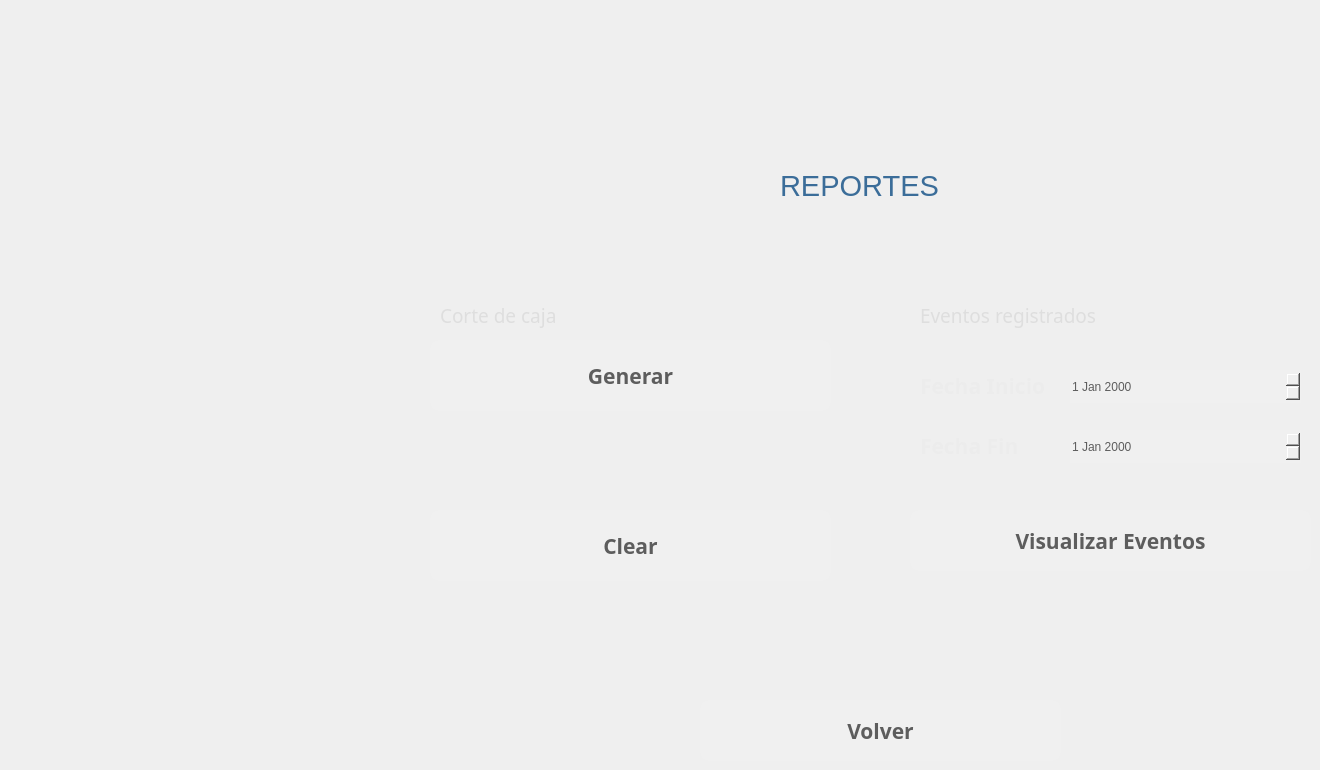
   <widget class="QWidget" name="page_13">
    <widget class="QLabel" name="label_139">
     <property name="geometry">
      <rect>
       <x>440</x>
       <y>290</y>
       <width>341</width>
       <height>51</height>
      </rect>
     </property>
     <property name="font">
      <font>
       <family>Sans</family>
       <pointsize>14</pointsize>
       <weight>50</weight>
       <italic>false</italic>
       <bold>false</bold>
      </font>
     </property>
     <property name="styleSheet">
      <string notr="true">background-color:transparent;
color:rgb(222, 222, 222);
</string>
     </property>
     <property name="text">
      <string>Corte de caja</string>
     </property>
    </widget>
    <widget class="QLabel" name="label_138">
     <property name="geometry">
      <rect>
       <x>440</x>
       <y>350</y>
       <width>261</width>
       <height>41</height>
      </rect>
     </property>
     <property name="font">
      <font>
       <family>Sans</family>
       <pointsize>14</pointsize>
       <weight>50</weight>
       <italic>false</italic>
       <bold>false</bold>
      </font>
     </property>
     <property name="styleSheet">
      <string notr="true">background-color:transparent;
color:rgb(222, 222, 222);
</string>
     </property>
     <property name="text">
      <string>Limpiar</string>
     </property>
    </widget>
    <widget class="QDateEdit" name="fechaInicio">
     <property name="enabled">
      <bool>true</bool>
     </property>
     <property name="geometry">
      <rect>
       <x>1070</x>
       <y>370</y>
       <width>231</width>
       <height>33</height>
      </rect>
     </property>
     <property name="palette">
      <palette>
       <active>
        <colorrole role="WindowText">
         <brush brushstyle="SolidPattern">
          <color alpha="255">
           <red>93</red>
           <green>93</green>
           <blue>93</blue>
          </color>
         </brush>
        </colorrole>
        <colorrole role="Button">
         <brush brushstyle="SolidPattern">
          <color alpha="255">
           <red>240</red>
           <green>240</green>
           <blue>240</blue>
          </color>
         </brush>
        </colorrole>
        <colorrole role="Light">
         <brush brushstyle="SolidPattern">
          <color alpha="255">
           <red>44</red>
           <green>255</green>
           <blue>51</blue>
          </color>
         </brush>
        </colorrole>
        <colorrole role="Midlight">
         <brush brushstyle="SolidPattern">
          <color alpha="255">
           <red>0</red>
           <green>212</green>
           <blue>24</blue>
          </color>
         </brush>
        </colorrole>
        <colorrole role="Dark">
         <brush brushstyle="SolidPattern">
          <color alpha="255">
           <red>35</red>
           <green>85</green>
           <blue>28</blue>
          </color>
         </brush>
        </colorrole>
        <colorrole role="Mid">
         <brush brushstyle="SolidPattern">
          <color alpha="255">
           <red>15</red>
           <green>113</green>
           <blue>0</blue>
          </color>
         </brush>
        </colorrole>
        <colorrole role="Text">
         <brush brushstyle="SolidPattern">
          <color alpha="255">
           <red>93</red>
           <green>93</green>
           <blue>93</blue>
          </color>
         </brush>
        </colorrole>
        <colorrole role="BrightText">
         <brush brushstyle="SolidPattern">
          <color alpha="255">
           <red>255</red>
           <green>255</green>
           <blue>255</blue>
          </color>
         </brush>
        </colorrole>
        <colorrole role="ButtonText">
         <brush brushstyle="SolidPattern">
          <color alpha="255">
           <red>93</red>
           <green>93</green>
           <blue>93</blue>
          </color>
         </brush>
        </colorrole>
        <colorrole role="Base">
         <brush brushstyle="SolidPattern">
          <color alpha="255">
           <red>240</red>
           <green>240</green>
           <blue>240</blue>
          </color>
         </brush>
        </colorrole>
        <colorrole role="Window">
         <brush brushstyle="SolidPattern">
          <color alpha="255">
           <red>240</red>
           <green>240</green>
           <blue>240</blue>
          </color>
         </brush>
        </colorrole>
        <colorrole role="Shadow">
         <brush brushstyle="SolidPattern">
          <color alpha="255">
           <red>0</red>
           <green>0</green>
           <blue>0</blue>
          </color>
         </brush>
        </colorrole>
        <colorrole role="AlternateBase">
         <brush brushstyle="SolidPattern">
          <color alpha="255">
           <red>212</red>
           <green>127</green>
           <blue>127</blue>
          </color>
         </brush>
        </colorrole>
        <colorrole role="ToolTipBase">
         <brush brushstyle="SolidPattern">
          <color alpha="255">
           <red>255</red>
           <green>255</green>
           <blue>220</blue>
          </color>
         </brush>
        </colorrole>
        <colorrole role="ToolTipText">
         <brush brushstyle="SolidPattern">
          <color alpha="255">
           <red>0</red>
           <green>0</green>
           <blue>0</blue>
          </color>
         </brush>
        </colorrole>
       </active>
       <inactive>
        <colorrole role="WindowText">
         <brush brushstyle="SolidPattern">
          <color alpha="255">
           <red>93</red>
           <green>93</green>
           <blue>93</blue>
          </color>
         </brush>
        </colorrole>
        <colorrole role="Button">
         <brush brushstyle="SolidPattern">
          <color alpha="255">
           <red>240</red>
           <green>240</green>
           <blue>240</blue>
          </color>
         </brush>
        </colorrole>
        <colorrole role="Light">
         <brush brushstyle="SolidPattern">
          <color alpha="255">
           <red>20</red>
           <green>255</green>
           <blue>20</blue>
          </color>
         </brush>
        </colorrole>
        <colorrole role="Midlight">
         <brush brushstyle="SolidPattern">
          <color alpha="255">
           <red>74</red>
           <green>212</green>
           <blue>118</blue>
          </color>
         </brush>
        </colorrole>
        <colorrole role="Dark">
         <brush brushstyle="SolidPattern">
          <color alpha="255">
           <red>33</red>
           <green>85</green>
           <blue>81</blue>
          </color>
         </brush>
        </colorrole>
        <colorrole role="Mid">
         <brush brushstyle="SolidPattern">
          <color alpha="255">
           <red>44</red>
           <green>113</green>
           <blue>75</blue>
          </color>
         </brush>
        </colorrole>
        <colorrole role="Text">
         <brush brushstyle="SolidPattern">
          <color alpha="255">
           <red>93</red>
           <green>93</green>
           <blue>93</blue>
          </color>
         </brush>
        </colorrole>
        <colorrole role="BrightText">
         <brush brushstyle="SolidPattern">
          <color alpha="255">
           <red>255</red>
           <green>255</green>
           <blue>255</blue>
          </color>
         </brush>
        </colorrole>
        <colorrole role="ButtonText">
         <brush brushstyle="SolidPattern">
          <color alpha="255">
           <red>93</red>
           <green>93</green>
           <blue>93</blue>
          </color>
         </brush>
        </colorrole>
        <colorrole role="Base">
         <brush brushstyle="SolidPattern">
          <color alpha="255">
           <red>240</red>
           <green>240</green>
           <blue>240</blue>
          </color>
         </brush>
        </colorrole>
        <colorrole role="Window">
         <brush brushstyle="SolidPattern">
          <color alpha="255">
           <red>240</red>
           <green>240</green>
           <blue>240</blue>
          </color>
         </brush>
        </colorrole>
        <colorrole role="Shadow">
         <brush brushstyle="SolidPattern">
          <color alpha="255">
           <red>0</red>
           <green>0</green>
           <blue>0</blue>
          </color>
         </brush>
        </colorrole>
        <colorrole role="AlternateBase">
         <brush brushstyle="SolidPattern">
          <color alpha="255">
           <red>212</red>
           <green>127</green>
           <blue>127</blue>
          </color>
         </brush>
        </colorrole>
        <colorrole role="ToolTipBase">
         <brush brushstyle="SolidPattern">
          <color alpha="255">
           <red>255</red>
           <green>255</green>
           <blue>220</blue>
          </color>
         </brush>
        </colorrole>
        <colorrole role="ToolTipText">
         <brush brushstyle="SolidPattern">
          <color alpha="255">
           <red>0</red>
           <green>0</green>
           <blue>0</blue>
          </color>
         </brush>
        </colorrole>
       </inactive>
       <disabled>
        <colorrole role="WindowText">
         <brush brushstyle="SolidPattern">
          <color alpha="255">
           <red>93</red>
           <green>93</green>
           <blue>93</blue>
          </color>
         </brush>
        </colorrole>
        <colorrole role="Button">
         <brush brushstyle="SolidPattern">
          <color alpha="255">
           <red>240</red>
           <green>240</green>
           <blue>240</blue>
          </color>
         </brush>
        </colorrole>
        <colorrole role="Light">
         <brush brushstyle="SolidPattern">
          <color alpha="255">
           <red>255</red>
           <green>0</green>
           <blue>0</blue>
          </color>
         </brush>
        </colorrole>
        <colorrole role="Midlight">
         <brush brushstyle="SolidPattern">
          <color alpha="255">
           <red>212</red>
           <green>0</green>
           <blue>0</blue>
          </color>
         </brush>
        </colorrole>
        <colorrole role="Dark">
         <brush brushstyle="SolidPattern">
          <color alpha="255">
           <red>85</red>
           <green>0</green>
           <blue>0</blue>
          </color>
         </brush>
        </colorrole>
        <colorrole role="Mid">
         <brush brushstyle="SolidPattern">
          <color alpha="255">
           <red>113</red>
           <green>0</green>
           <blue>0</blue>
          </color>
         </brush>
        </colorrole>
        <colorrole role="Text">
         <brush brushstyle="SolidPattern">
          <color alpha="255">
           <red>93</red>
           <green>93</green>
           <blue>93</blue>
          </color>
         </brush>
        </colorrole>
        <colorrole role="BrightText">
         <brush brushstyle="SolidPattern">
          <color alpha="255">
           <red>255</red>
           <green>255</green>
           <blue>255</blue>
          </color>
         </brush>
        </colorrole>
        <colorrole role="ButtonText">
         <brush brushstyle="SolidPattern">
          <color alpha="255">
           <red>93</red>
           <green>93</green>
           <blue>93</blue>
          </color>
         </brush>
        </colorrole>
        <colorrole role="Base">
         <brush brushstyle="SolidPattern">
          <color alpha="255">
           <red>240</red>
           <green>240</green>
           <blue>240</blue>
          </color>
         </brush>
        </colorrole>
        <colorrole role="Window">
         <brush brushstyle="SolidPattern">
          <color alpha="255">
           <red>240</red>
           <green>240</green>
           <blue>240</blue>
          </color>
         </brush>
        </colorrole>
        <colorrole role="Shadow">
         <brush brushstyle="SolidPattern">
          <color alpha="255">
           <red>0</red>
           <green>0</green>
           <blue>0</blue>
          </color>
         </brush>
        </colorrole>
        <colorrole role="AlternateBase">
         <brush brushstyle="SolidPattern">
          <color alpha="255">
           <red>170</red>
           <green>0</green>
           <blue>0</blue>
          </color>
         </brush>
        </colorrole>
        <colorrole role="ToolTipBase">
         <brush brushstyle="SolidPattern">
          <color alpha="255">
           <red>255</red>
           <green>255</green>
           <blue>220</blue>
          </color>
         </brush>
        </colorrole>
        <colorrole role="ToolTipText">
         <brush brushstyle="SolidPattern">
          <color alpha="255">
           <red>0</red>
           <green>0</green>
           <blue>0</blue>
          </color>
         </brush>
        </colorrole>
       </disabled>
      </palette>
     </property>
     <property name="styleSheet">
      <string notr="true">background-color:rgb(240, 240, 240);
color:rgb(93, 93, 93);
border-radius:80%</string>
     </property>
    </widget>
    <widget class="QLabel" name="ltime_23">
     <property name="geometry">
      <rect>
       <x>920</x>
       <y>430</y>
       <width>141</width>
       <height>31</height>
      </rect>
     </property>
     <property name="font">
      <font>
       <family>Droid Sans</family>
       <pointsize>16</pointsize>
       <weight>75</weight>
       <italic>false</italic>
       <bold>true</bold>
      </font>
     </property>
     <property name="styleSheet">
      <string notr="true">background-color:transparent;
color:rgb(236, 236, 236);
</string>
     </property>
     <property name="text">
      <string>Fecha Fin</string>
     </property>
    </widget>
    <widget class="QLabel" name="label_140">
     <property name="geometry">
      <rect>
       <x>920</x>
       <y>290</y>
       <width>341</width>
       <height>51</height>
      </rect>
     </property>
     <property name="font">
      <font>
       <family>Sans</family>
       <pointsize>14</pointsize>
       <weight>50</weight>
       <italic>false</italic>
       <bold>false</bold>
      </font>
     </property>
     <property name="styleSheet">
      <string notr="true">background-color:transparent;
color:rgb(222, 222, 222);
</string>
     </property>
     <property name="text">
      <string>Eventos registrados </string>
     </property>
    </widget>
    <widget class="QDateEdit" name="fechaFin">
     <property name="enabled">
      <bool>true</bool>
     </property>
     <property name="geometry">
      <rect>
       <x>1070</x>
       <y>430</y>
       <width>231</width>
       <height>33</height>
      </rect>
     </property>
     <property name="palette">
      <palette>
       <active>
        <colorrole role="WindowText">
         <brush brushstyle="SolidPattern">
          <color alpha="255">
           <red>93</red>
           <green>93</green>
           <blue>93</blue>
          </color>
         </brush>
        </colorrole>
        <colorrole role="Button">
         <brush brushstyle="SolidPattern">
          <color alpha="255">
           <red>240</red>
           <green>240</green>
           <blue>240</blue>
          </color>
         </brush>
        </colorrole>
        <colorrole role="Light">
         <brush brushstyle="SolidPattern">
          <color alpha="255">
           <red>44</red>
           <green>255</green>
           <blue>51</blue>
          </color>
         </brush>
        </colorrole>
        <colorrole role="Midlight">
         <brush brushstyle="SolidPattern">
          <color alpha="255">
           <red>0</red>
           <green>212</green>
           <blue>24</blue>
          </color>
         </brush>
        </colorrole>
        <colorrole role="Dark">
         <brush brushstyle="SolidPattern">
          <color alpha="255">
           <red>35</red>
           <green>85</green>
           <blue>28</blue>
          </color>
         </brush>
        </colorrole>
        <colorrole role="Mid">
         <brush brushstyle="SolidPattern">
          <color alpha="255">
           <red>15</red>
           <green>113</green>
           <blue>0</blue>
          </color>
         </brush>
        </colorrole>
        <colorrole role="Text">
         <brush brushstyle="SolidPattern">
          <color alpha="255">
           <red>93</red>
           <green>93</green>
           <blue>93</blue>
          </color>
         </brush>
        </colorrole>
        <colorrole role="BrightText">
         <brush brushstyle="SolidPattern">
          <color alpha="255">
           <red>255</red>
           <green>255</green>
           <blue>255</blue>
          </color>
         </brush>
        </colorrole>
        <colorrole role="ButtonText">
         <brush brushstyle="SolidPattern">
          <color alpha="255">
           <red>93</red>
           <green>93</green>
           <blue>93</blue>
          </color>
         </brush>
        </colorrole>
        <colorrole role="Base">
         <brush brushstyle="SolidPattern">
          <color alpha="255">
           <red>240</red>
           <green>240</green>
           <blue>240</blue>
          </color>
         </brush>
        </colorrole>
        <colorrole role="Window">
         <brush brushstyle="SolidPattern">
          <color alpha="255">
           <red>240</red>
           <green>240</green>
           <blue>240</blue>
          </color>
         </brush>
        </colorrole>
        <colorrole role="Shadow">
         <brush brushstyle="SolidPattern">
          <color alpha="255">
           <red>0</red>
           <green>0</green>
           <blue>0</blue>
          </color>
         </brush>
        </colorrole>
        <colorrole role="AlternateBase">
         <brush brushstyle="SolidPattern">
          <color alpha="255">
           <red>212</red>
           <green>127</green>
           <blue>127</blue>
          </color>
         </brush>
        </colorrole>
        <colorrole role="ToolTipBase">
         <brush brushstyle="SolidPattern">
          <color alpha="255">
           <red>255</red>
           <green>255</green>
           <blue>220</blue>
          </color>
         </brush>
        </colorrole>
        <colorrole role="ToolTipText">
         <brush brushstyle="SolidPattern">
          <color alpha="255">
           <red>0</red>
           <green>0</green>
           <blue>0</blue>
          </color>
         </brush>
        </colorrole>
       </active>
       <inactive>
        <colorrole role="WindowText">
         <brush brushstyle="SolidPattern">
          <color alpha="255">
           <red>93</red>
           <green>93</green>
           <blue>93</blue>
          </color>
         </brush>
        </colorrole>
        <colorrole role="Button">
         <brush brushstyle="SolidPattern">
          <color alpha="255">
           <red>240</red>
           <green>240</green>
           <blue>240</blue>
          </color>
         </brush>
        </colorrole>
        <colorrole role="Light">
         <brush brushstyle="SolidPattern">
          <color alpha="255">
           <red>20</red>
           <green>255</green>
           <blue>20</blue>
          </color>
         </brush>
        </colorrole>
        <colorrole role="Midlight">
         <brush brushstyle="SolidPattern">
          <color alpha="255">
           <red>74</red>
           <green>212</green>
           <blue>118</blue>
          </color>
         </brush>
        </colorrole>
        <colorrole role="Dark">
         <brush brushstyle="SolidPattern">
          <color alpha="255">
           <red>33</red>
           <green>85</green>
           <blue>81</blue>
          </color>
         </brush>
        </colorrole>
        <colorrole role="Mid">
         <brush brushstyle="SolidPattern">
          <color alpha="255">
           <red>44</red>
           <green>113</green>
           <blue>75</blue>
          </color>
         </brush>
        </colorrole>
        <colorrole role="Text">
         <brush brushstyle="SolidPattern">
          <color alpha="255">
           <red>93</red>
           <green>93</green>
           <blue>93</blue>
          </color>
         </brush>
        </colorrole>
        <colorrole role="BrightText">
         <brush brushstyle="SolidPattern">
          <color alpha="255">
           <red>255</red>
           <green>255</green>
           <blue>255</blue>
          </color>
         </brush>
        </colorrole>
        <colorrole role="ButtonText">
         <brush brushstyle="SolidPattern">
          <color alpha="255">
           <red>93</red>
           <green>93</green>
           <blue>93</blue>
          </color>
         </brush>
        </colorrole>
        <colorrole role="Base">
         <brush brushstyle="SolidPattern">
          <color alpha="255">
           <red>240</red>
           <green>240</green>
           <blue>240</blue>
          </color>
         </brush>
        </colorrole>
        <colorrole role="Window">
         <brush brushstyle="SolidPattern">
          <color alpha="255">
           <red>240</red>
           <green>240</green>
           <blue>240</blue>
          </color>
         </brush>
        </colorrole>
        <colorrole role="Shadow">
         <brush brushstyle="SolidPattern">
          <color alpha="255">
           <red>0</red>
           <green>0</green>
           <blue>0</blue>
          </color>
         </brush>
        </colorrole>
        <colorrole role="AlternateBase">
         <brush brushstyle="SolidPattern">
          <color alpha="255">
           <red>212</red>
           <green>127</green>
           <blue>127</blue>
          </color>
         </brush>
        </colorrole>
        <colorrole role="ToolTipBase">
         <brush brushstyle="SolidPattern">
          <color alpha="255">
           <red>255</red>
           <green>255</green>
           <blue>220</blue>
          </color>
         </brush>
        </colorrole>
        <colorrole role="ToolTipText">
         <brush brushstyle="SolidPattern">
          <color alpha="255">
           <red>0</red>
           <green>0</green>
           <blue>0</blue>
          </color>
         </brush>
        </colorrole>
       </inactive>
       <disabled>
        <colorrole role="WindowText">
         <brush brushstyle="SolidPattern">
          <color alpha="255">
           <red>93</red>
           <green>93</green>
           <blue>93</blue>
          </color>
         </brush>
        </colorrole>
        <colorrole role="Button">
         <brush brushstyle="SolidPattern">
          <color alpha="255">
           <red>240</red>
           <green>240</green>
           <blue>240</blue>
          </color>
         </brush>
        </colorrole>
        <colorrole role="Light">
         <brush brushstyle="SolidPattern">
          <color alpha="255">
           <red>255</red>
           <green>0</green>
           <blue>0</blue>
          </color>
         </brush>
        </colorrole>
        <colorrole role="Midlight">
         <brush brushstyle="SolidPattern">
          <color alpha="255">
           <red>212</red>
           <green>0</green>
           <blue>0</blue>
          </color>
         </brush>
        </colorrole>
        <colorrole role="Dark">
         <brush brushstyle="SolidPattern">
          <color alpha="255">
           <red>85</red>
           <green>0</green>
           <blue>0</blue>
          </color>
         </brush>
        </colorrole>
        <colorrole role="Mid">
         <brush brushstyle="SolidPattern">
          <color alpha="255">
           <red>113</red>
           <green>0</green>
           <blue>0</blue>
          </color>
         </brush>
        </colorrole>
        <colorrole role="Text">
         <brush brushstyle="SolidPattern">
          <color alpha="255">
           <red>93</red>
           <green>93</green>
           <blue>93</blue>
          </color>
         </brush>
        </colorrole>
        <colorrole role="BrightText">
         <brush brushstyle="SolidPattern">
          <color alpha="255">
           <red>255</red>
           <green>255</green>
           <blue>255</blue>
          </color>
         </brush>
        </colorrole>
        <colorrole role="ButtonText">
         <brush brushstyle="SolidPattern">
          <color alpha="255">
           <red>93</red>
           <green>93</green>
           <blue>93</blue>
          </color>
         </brush>
        </colorrole>
        <colorrole role="Base">
         <brush brushstyle="SolidPattern">
          <color alpha="255">
           <red>240</red>
           <green>240</green>
           <blue>240</blue>
          </color>
         </brush>
        </colorrole>
        <colorrole role="Window">
         <brush brushstyle="SolidPattern">
          <color alpha="255">
           <red>240</red>
           <green>240</green>
           <blue>240</blue>
          </color>
         </brush>
        </colorrole>
        <colorrole role="Shadow">
         <brush brushstyle="SolidPattern">
          <color alpha="255">
           <red>0</red>
           <green>0</green>
           <blue>0</blue>
          </color>
         </brush>
        </colorrole>
        <colorrole role="AlternateBase">
         <brush brushstyle="SolidPattern">
          <color alpha="255">
           <red>170</red>
           <green>0</green>
           <blue>0</blue>
          </color>
         </brush>
        </colorrole>
        <colorrole role="ToolTipBase">
         <brush brushstyle="SolidPattern">
          <color alpha="255">
           <red>255</red>
           <green>255</green>
           <blue>220</blue>
          </color>
         </brush>
        </colorrole>
        <colorrole role="ToolTipText">
         <brush brushstyle="SolidPattern">
          <color alpha="255">
           <red>0</red>
           <green>0</green>
           <blue>0</blue>
          </color>
         </brush>
        </colorrole>
       </disabled>
      </palette>
     </property>
     <property name="styleSheet">
      <string notr="true">background-color:rgb(240, 240, 240);
color:rgb(93, 93, 93);
border-radius:80%</string>
     </property>
    </widget>
    <widget class="QLabel" name="ltime_22">
     <property name="geometry">
      <rect>
       <x>920</x>
       <y>370</y>
       <width>141</width>
       <height>31</height>
      </rect>
     </property>
     <property name="font">
      <font>
       <family>Droid Sans</family>
       <pointsize>16</pointsize>
       <weight>75</weight>
       <italic>false</italic>
       <bold>true</bold>
      </font>
     </property>
     <property name="styleSheet">
      <string notr="true">background-color:transparent;
color:rgb(236, 236, 236);
</string>
     </property>
     <property name="text">
      <string>Fecha Inicio</string>
     </property>
    </widget>
    <widget class="QPushButton" name="bcortecaja">
     <property name="geometry">
      <rect>
       <x>430</x>
       <y>340</y>
       <width>401</width>
       <height>71</height>
      </rect>
     </property>
     <property name="font">
      <font>
       <family>Ubuntu Mono</family>
       <pointsize>16</pointsize>
       <weight>75</weight>
       <italic>false</italic>
       <bold>true</bold>
       <underline>false</underline>
      </font>
     </property>
     <property name="toolTip">
      <string>Ayuda</string>
     </property>
     <property name="toolTipDuration">
      <number>3</number>
     </property>
     <property name="whatsThis">
      <string extracomment="help"/>
     </property>
     <property name="styleSheet">
      <string notr="true">background-color:rgb(240, 240, 240);
color:rgb(93, 93, 93);
border-radius:10%</string>
     </property>
     <property name="text">
      <string>Generar</string>
     </property>
     <property name="icon">
      <iconset>
       <normaloff>../iconos/ad2.png</normaloff>../iconos/ad2.png</iconset>
     </property>
     <property name="iconSize">
      <size>
       <width>40</width>
       <height>40</height>
      </size>
     </property>
    </widget>
    <widget class="QPushButton" name="bimprimeEventos">
     <property name="geometry">
      <rect>
       <x>910</x>
       <y>510</y>
       <width>401</width>
       <height>61</height>
      </rect>
     </property>
     <property name="font">
      <font>
       <family>Ubuntu Mono</family>
       <pointsize>16</pointsize>
       <weight>75</weight>
       <italic>false</italic>
       <bold>true</bold>
       <underline>false</underline>
      </font>
     </property>
     <property name="toolTip">
      <string>Ayuda</string>
     </property>
     <property name="toolTipDuration">
      <number>3</number>
     </property>
     <property name="whatsThis">
      <string extracomment="help"/>
     </property>
     <property name="styleSheet">
      <string notr="true">background-color:rgb(240, 240, 240);
color:rgb(93, 93, 93);
border-radius:10%</string>
     </property>
     <property name="text">
      <string>Visualizar Eventos</string>
     </property>
     <property name="icon">
      <iconset>
       <normaloff>../iconos/tick.png</normaloff>../iconos/tick.png</iconset>
     </property>
     <property name="iconSize">
      <size>
       <width>40</width>
       <height>40</height>
      </size>
     </property>
    </widget>
    <widget class="QPushButton" name="bborrar">
     <property name="geometry">
      <rect>
       <x>430</x>
       <y>510</y>
       <width>401</width>
       <height>71</height>
      </rect>
     </property>
     <property name="font">
      <font>
       <family>Ubuntu Mono</family>
       <pointsize>16</pointsize>
       <weight>75</weight>
       <italic>false</italic>
       <bold>true</bold>
       <underline>false</underline>
      </font>
     </property>
     <property name="toolTip">
      <string>Ayuda</string>
     </property>
     <property name="toolTipDuration">
      <number>3</number>
     </property>
     <property name="whatsThis">
      <string extracomment="help"/>
     </property>
     <property name="styleSheet">
      <string notr="true">background-color:rgb(240, 240, 240);
color:rgb(93, 93, 93);
border-radius:10%</string>
     </property>
     <property name="text">
      <string>Clear</string>
     </property>
     <property name="icon">
      <iconset>
       <normaloff>../iconos/tick.png</normaloff>../iconos/tick.png</iconset>
     </property>
     <property name="iconSize">
      <size>
       <width>40</width>
       <height>40</height>
      </size>
     </property>
    </widget>
    <widget class="QPushButton" name="salirReportes">
     <property name="geometry">
      <rect>
       <x>700</x>
       <y>700</y>
       <width>361</width>
       <height>61</height>
      </rect>
     </property>
     <property name="font">
      <font>
       <family>Ubuntu Mono</family>
       <pointsize>16</pointsize>
       <weight>75</weight>
       <italic>false</italic>
       <bold>true</bold>
       <underline>false</underline>
      </font>
     </property>
     <property name="toolTip">
      <string>Ayuda</string>
     </property>
     <property name="toolTipDuration">
      <number>3</number>
     </property>
     <property name="whatsThis">
      <string extracomment="help"/>
     </property>
     <property name="styleSheet">
      <string notr="true">background-color:rgb(240, 240, 240);
color:rgb(93, 93, 93);
border-radius:10%</string>
     </property>
     <property name="text">
      <string>Volver</string>
     </property>
     <property name="icon">
      <iconset>
       <normaloff>../iconos/cancel.png</normaloff>../iconos/cancel.png</iconset>
     </property>
     <property name="iconSize">
      <size>
       <width>40</width>
       <height>40</height>
      </size>
     </property>
    </widget>
    <widget class="QLabel" name="ltime_66">
     <property name="geometry">
      <rect>
       <x>780</x>
       <y>170</y>
       <width>491</width>
       <height>31</height>
      </rect>
     </property>
     <property name="font">
      <font>
       <family>Segoe UI</family>
       <pointsize>22</pointsize>
       <weight>50</weight>
       <italic>false</italic>
       <bold>false</bold>
      </font>
     </property>
     <property name="styleSheet">
      <string notr="true">background-color:transparent;
color:rgb(59, 109, 153);

</string>
     </property>
     <property name="text">
      <string>REPORTES</string>
     </property>
    </widget>
   </widget>
